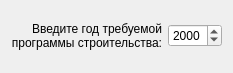
<?xml version="1.0" encoding="UTF-8"?>
<ui version="4.0">
 <class>Dialog</class>
 <widget class="QDialog" name="Dialog">
  <property name="geometry">
   <rect>
    <x>0</x>
    <y>0</y>
    <width>220</width>
    <height>73</height>
   </rect>
  </property>
  <property name="windowTitle">
   <string>Выбор года</string>
  </property>
  <layout class="QGridLayout" name="gridLayout">
   <item row="0" column="1">
    <widget class="QDateEdit" name="dateEdit">
     <property name="displayFormat">
      <string>yyyy</string>
     </property>
     <property name="calendarPopup">
      <bool>false</bool>
     </property>
    </widget>
   </item>
   <item row="0" column="0">
    <widget class="QLabel" name="label">
     <property name="text">
      <string>Введите год требуемой
программы строительства:</string>
     </property>
     <property name="alignment">
      <set>Qt::AlignRight|Qt::AlignTrailing|Qt::AlignVCenter</set>
     </property>
    </widget>
   </item>
  </layout>
 </widget>
 <resources/>
 <connections/>
</ui>
